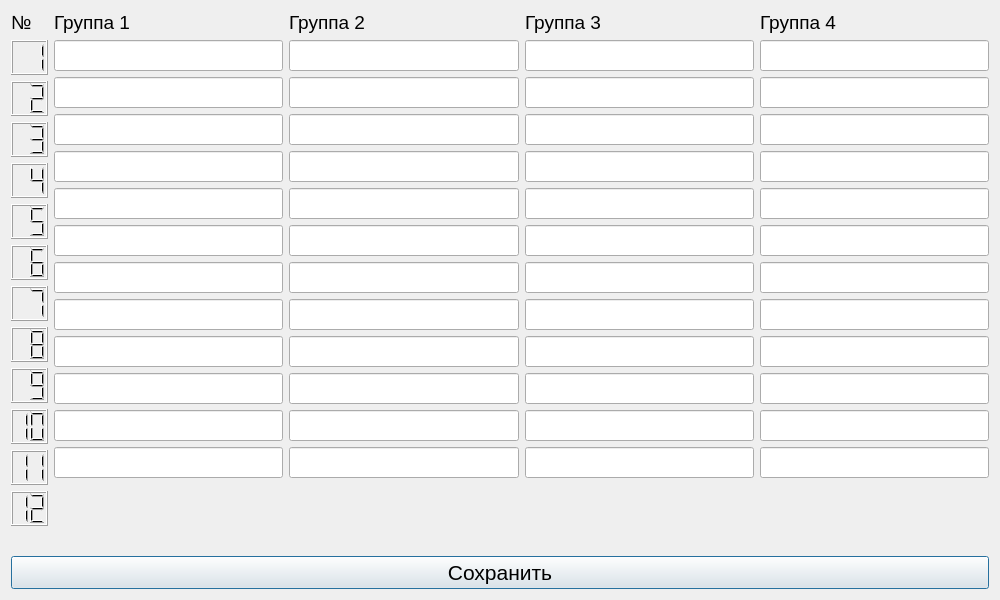
<?xml version="1.0" encoding="UTF-8"?>
<ui version="4.0">
 <class>GroupSelect</class>
 <widget class="QDialog" name="GroupSelect">
  <property name="geometry">
   <rect>
    <x>0</x>
    <y>0</y>
    <width>1000</width>
    <height>600</height>
   </rect>
  </property>
  <property name="minimumSize">
   <size>
    <width>1000</width>
    <height>600</height>
   </size>
  </property>
  <property name="maximumSize">
   <size>
    <width>1000</width>
    <height>600</height>
   </size>
  </property>
  <property name="windowTitle">
   <string>Настройка группы</string>
  </property>
  <layout class="QVBoxLayout" name="verticalLayout_11">
   <item>
    <layout class="QVBoxLayout" name="verticalLayout_10">
     <item>
      <layout class="QHBoxLayout" name="horizontalLayout">
       <item>
        <layout class="QVBoxLayout" name="verticalLayout_12">
         <item>
          <widget class="QLabel" name="label_5">
           <property name="font">
            <font>
             <pointsize>14</pointsize>
            </font>
           </property>
           <property name="text">
            <string>№</string>
           </property>
          </widget>
         </item>
         <item>
          <widget class="QLCDNumber" name="lcdNumber">
           <property name="minimumSize">
            <size>
             <width>0</width>
             <height>35</height>
            </size>
           </property>
           <property name="font">
            <font>
             <pointsize>14</pointsize>
            </font>
           </property>
           <property name="digitCount">
            <number>2</number>
           </property>
           <property name="value" stdset="0">
            <double>1.000000000000000</double>
           </property>
          </widget>
         </item>
         <item>
          <widget class="QLCDNumber" name="lcdNumber_2">
           <property name="minimumSize">
            <size>
             <width>0</width>
             <height>35</height>
            </size>
           </property>
           <property name="font">
            <font>
             <pointsize>14</pointsize>
            </font>
           </property>
           <property name="digitCount">
            <number>2</number>
           </property>
           <property name="value" stdset="0">
            <double>2.000000000000000</double>
           </property>
          </widget>
         </item>
         <item>
          <widget class="QLCDNumber" name="lcdNumber_3">
           <property name="minimumSize">
            <size>
             <width>0</width>
             <height>35</height>
            </size>
           </property>
           <property name="font">
            <font>
             <pointsize>14</pointsize>
            </font>
           </property>
           <property name="digitCount">
            <number>2</number>
           </property>
           <property name="value" stdset="0">
            <double>3.000000000000000</double>
           </property>
          </widget>
         </item>
         <item>
          <widget class="QLCDNumber" name="lcdNumber_4">
           <property name="minimumSize">
            <size>
             <width>0</width>
             <height>35</height>
            </size>
           </property>
           <property name="font">
            <font>
             <pointsize>14</pointsize>
            </font>
           </property>
           <property name="digitCount">
            <number>2</number>
           </property>
           <property name="value" stdset="0">
            <double>4.000000000000000</double>
           </property>
          </widget>
         </item>
         <item>
          <widget class="QLCDNumber" name="lcdNumber_5">
           <property name="minimumSize">
            <size>
             <width>0</width>
             <height>35</height>
            </size>
           </property>
           <property name="font">
            <font>
             <pointsize>14</pointsize>
            </font>
           </property>
           <property name="digitCount">
            <number>2</number>
           </property>
           <property name="value" stdset="0">
            <double>5.000000000000000</double>
           </property>
          </widget>
         </item>
         <item>
          <widget class="QLCDNumber" name="lcdNumber_6">
           <property name="minimumSize">
            <size>
             <width>0</width>
             <height>35</height>
            </size>
           </property>
           <property name="font">
            <font>
             <pointsize>14</pointsize>
            </font>
           </property>
           <property name="digitCount">
            <number>2</number>
           </property>
           <property name="value" stdset="0">
            <double>6.000000000000000</double>
           </property>
          </widget>
         </item>
         <item>
          <widget class="QLCDNumber" name="lcdNumber_7">
           <property name="minimumSize">
            <size>
             <width>0</width>
             <height>35</height>
            </size>
           </property>
           <property name="font">
            <font>
             <pointsize>14</pointsize>
            </font>
           </property>
           <property name="digitCount">
            <number>2</number>
           </property>
           <property name="value" stdset="0">
            <double>7.000000000000000</double>
           </property>
          </widget>
         </item>
         <item>
          <widget class="QLCDNumber" name="lcdNumber_8">
           <property name="minimumSize">
            <size>
             <width>0</width>
             <height>35</height>
            </size>
           </property>
           <property name="font">
            <font>
             <pointsize>14</pointsize>
            </font>
           </property>
           <property name="digitCount">
            <number>2</number>
           </property>
           <property name="value" stdset="0">
            <double>8.000000000000000</double>
           </property>
          </widget>
         </item>
         <item>
          <widget class="QLCDNumber" name="lcdNumber_9">
           <property name="minimumSize">
            <size>
             <width>0</width>
             <height>35</height>
            </size>
           </property>
           <property name="font">
            <font>
             <pointsize>14</pointsize>
            </font>
           </property>
           <property name="digitCount">
            <number>2</number>
           </property>
           <property name="value" stdset="0">
            <double>9.000000000000000</double>
           </property>
          </widget>
         </item>
         <item>
          <widget class="QLCDNumber" name="lcdNumber_10">
           <property name="minimumSize">
            <size>
             <width>0</width>
             <height>35</height>
            </size>
           </property>
           <property name="font">
            <font>
             <pointsize>14</pointsize>
            </font>
           </property>
           <property name="digitCount">
            <number>2</number>
           </property>
           <property name="value" stdset="0">
            <double>10.000000000000000</double>
           </property>
          </widget>
         </item>
         <item>
          <widget class="QLCDNumber" name="lcdNumber_11">
           <property name="minimumSize">
            <size>
             <width>0</width>
             <height>35</height>
            </size>
           </property>
           <property name="font">
            <font>
             <pointsize>14</pointsize>
            </font>
           </property>
           <property name="digitCount">
            <number>2</number>
           </property>
           <property name="value" stdset="0">
            <double>11.000000000000000</double>
           </property>
          </widget>
         </item>
         <item>
          <widget class="QLCDNumber" name="lcdNumber_12">
           <property name="minimumSize">
            <size>
             <width>0</width>
             <height>35</height>
            </size>
           </property>
           <property name="font">
            <font>
             <pointsize>14</pointsize>
            </font>
           </property>
           <property name="digitCount">
            <number>2</number>
           </property>
           <property name="value" stdset="0">
            <double>12.000000000000000</double>
           </property>
          </widget>
         </item>
         <item>
          <spacer name="verticalSpacer_5">
           <property name="orientation">
            <enum>Qt::Vertical</enum>
           </property>
           <property name="sizeHint" stdset="0">
            <size>
             <width>20</width>
             <height>40</height>
            </size>
           </property>
          </spacer>
         </item>
        </layout>
       </item>
       <item>
        <layout class="QVBoxLayout" name="verticalLayout">
         <item>
          <widget class="QLabel" name="label">
           <property name="font">
            <font>
             <pointsize>14</pointsize>
            </font>
           </property>
           <property name="text">
            <string>Группа 1</string>
           </property>
          </widget>
         </item>
         <item>
          <widget class="QLineEdit" name="grp_1_1">
           <property name="font">
            <font>
             <pointsize>14</pointsize>
            </font>
           </property>
           <property name="inputMask">
            <string>9999</string>
           </property>
          </widget>
         </item>
         <item>
          <widget class="QLineEdit" name="grp_1_2">
           <property name="font">
            <font>
             <pointsize>14</pointsize>
            </font>
           </property>
           <property name="inputMask">
            <string>9999</string>
           </property>
          </widget>
         </item>
         <item>
          <widget class="QLineEdit" name="grp_1_3">
           <property name="font">
            <font>
             <pointsize>14</pointsize>
            </font>
           </property>
           <property name="inputMask">
            <string>9999</string>
           </property>
          </widget>
         </item>
         <item>
          <widget class="QLineEdit" name="grp_1_4">
           <property name="font">
            <font>
             <pointsize>14</pointsize>
            </font>
           </property>
           <property name="inputMask">
            <string>9999</string>
           </property>
          </widget>
         </item>
         <item>
          <widget class="QLineEdit" name="grp_1_5">
           <property name="font">
            <font>
             <pointsize>14</pointsize>
            </font>
           </property>
           <property name="inputMask">
            <string>9999</string>
           </property>
          </widget>
         </item>
         <item>
          <widget class="QLineEdit" name="grp_1_6">
           <property name="font">
            <font>
             <pointsize>14</pointsize>
            </font>
           </property>
           <property name="inputMask">
            <string>9999</string>
           </property>
          </widget>
         </item>
         <item>
          <widget class="QLineEdit" name="grp_1_7">
           <property name="font">
            <font>
             <pointsize>14</pointsize>
            </font>
           </property>
           <property name="inputMask">
            <string>9999</string>
           </property>
          </widget>
         </item>
         <item>
          <widget class="QLineEdit" name="grp_1_8">
           <property name="font">
            <font>
             <pointsize>14</pointsize>
            </font>
           </property>
           <property name="inputMask">
            <string>9999</string>
           </property>
          </widget>
         </item>
         <item>
          <widget class="QLineEdit" name="grp_1_9">
           <property name="font">
            <font>
             <pointsize>14</pointsize>
            </font>
           </property>
           <property name="inputMask">
            <string>9999</string>
           </property>
          </widget>
         </item>
         <item>
          <widget class="QLineEdit" name="grp_1_10">
           <property name="font">
            <font>
             <pointsize>14</pointsize>
            </font>
           </property>
           <property name="inputMask">
            <string>9999</string>
           </property>
          </widget>
         </item>
         <item>
          <widget class="QLineEdit" name="grp_1_11">
           <property name="font">
            <font>
             <pointsize>14</pointsize>
            </font>
           </property>
           <property name="inputMask">
            <string>9999</string>
           </property>
          </widget>
         </item>
         <item>
          <widget class="QLineEdit" name="grp_1_12">
           <property name="font">
            <font>
             <pointsize>14</pointsize>
            </font>
           </property>
           <property name="inputMask">
            <string>9999</string>
           </property>
          </widget>
         </item>
         <item>
          <spacer name="verticalSpacer">
           <property name="orientation">
            <enum>Qt::Vertical</enum>
           </property>
           <property name="sizeHint" stdset="0">
            <size>
             <width>20</width>
             <height>40</height>
            </size>
           </property>
          </spacer>
         </item>
        </layout>
       </item>
       <item>
        <layout class="QVBoxLayout" name="verticalLayout_6">
         <item>
          <widget class="QLabel" name="label_3">
           <property name="font">
            <font>
             <pointsize>14</pointsize>
            </font>
           </property>
           <property name="text">
            <string>Группа 2</string>
           </property>
          </widget>
         </item>
         <item>
          <widget class="QLineEdit" name="grp_2_1">
           <property name="font">
            <font>
             <pointsize>14</pointsize>
            </font>
           </property>
           <property name="inputMask">
            <string>9999</string>
           </property>
          </widget>
         </item>
         <item>
          <widget class="QLineEdit" name="grp_2_2">
           <property name="font">
            <font>
             <pointsize>14</pointsize>
            </font>
           </property>
           <property name="inputMask">
            <string>9999</string>
           </property>
          </widget>
         </item>
         <item>
          <widget class="QLineEdit" name="grp_2_3">
           <property name="font">
            <font>
             <pointsize>14</pointsize>
            </font>
           </property>
           <property name="inputMask">
            <string>9999</string>
           </property>
          </widget>
         </item>
         <item>
          <widget class="QLineEdit" name="grp_2_4">
           <property name="font">
            <font>
             <pointsize>14</pointsize>
            </font>
           </property>
           <property name="inputMask">
            <string>9999</string>
           </property>
          </widget>
         </item>
         <item>
          <widget class="QLineEdit" name="grp_2_5">
           <property name="font">
            <font>
             <pointsize>14</pointsize>
            </font>
           </property>
           <property name="inputMask">
            <string>9999</string>
           </property>
          </widget>
         </item>
         <item>
          <widget class="QLineEdit" name="grp_2_6">
           <property name="font">
            <font>
             <pointsize>14</pointsize>
            </font>
           </property>
           <property name="inputMask">
            <string>9999</string>
           </property>
          </widget>
         </item>
         <item>
          <widget class="QLineEdit" name="grp_2_7">
           <property name="font">
            <font>
             <pointsize>14</pointsize>
            </font>
           </property>
           <property name="inputMask">
            <string>9999</string>
           </property>
          </widget>
         </item>
         <item>
          <widget class="QLineEdit" name="grp_2_8">
           <property name="font">
            <font>
             <pointsize>14</pointsize>
            </font>
           </property>
           <property name="inputMask">
            <string>9999</string>
           </property>
          </widget>
         </item>
         <item>
          <widget class="QLineEdit" name="grp_2_9">
           <property name="font">
            <font>
             <pointsize>14</pointsize>
            </font>
           </property>
           <property name="inputMask">
            <string>9999</string>
           </property>
          </widget>
         </item>
         <item>
          <widget class="QLineEdit" name="grp_2_10">
           <property name="font">
            <font>
             <pointsize>14</pointsize>
            </font>
           </property>
           <property name="inputMask">
            <string>9999</string>
           </property>
          </widget>
         </item>
         <item>
          <widget class="QLineEdit" name="grp_2_11">
           <property name="font">
            <font>
             <pointsize>14</pointsize>
            </font>
           </property>
           <property name="inputMask">
            <string>9999</string>
           </property>
          </widget>
         </item>
         <item>
          <widget class="QLineEdit" name="grp_2_12">
           <property name="font">
            <font>
             <pointsize>14</pointsize>
            </font>
           </property>
           <property name="inputMask">
            <string>9999</string>
           </property>
          </widget>
         </item>
         <item>
          <spacer name="verticalSpacer_3">
           <property name="orientation">
            <enum>Qt::Vertical</enum>
           </property>
           <property name="sizeHint" stdset="0">
            <size>
             <width>20</width>
             <height>40</height>
            </size>
           </property>
          </spacer>
         </item>
        </layout>
       </item>
       <item>
        <layout class="QVBoxLayout" name="verticalLayout_7">
         <item>
          <widget class="QLabel" name="label_2">
           <property name="font">
            <font>
             <pointsize>14</pointsize>
            </font>
           </property>
           <property name="text">
            <string>Группа 3</string>
           </property>
          </widget>
         </item>
         <item>
          <widget class="QLineEdit" name="grp_3_1">
           <property name="font">
            <font>
             <pointsize>14</pointsize>
            </font>
           </property>
           <property name="inputMask">
            <string>9999</string>
           </property>
          </widget>
         </item>
         <item>
          <widget class="QLineEdit" name="grp_3_2">
           <property name="font">
            <font>
             <pointsize>14</pointsize>
            </font>
           </property>
           <property name="inputMask">
            <string>9999</string>
           </property>
          </widget>
         </item>
         <item>
          <widget class="QLineEdit" name="grp_3_3">
           <property name="font">
            <font>
             <pointsize>14</pointsize>
            </font>
           </property>
           <property name="inputMask">
            <string>9999</string>
           </property>
          </widget>
         </item>
         <item>
          <widget class="QLineEdit" name="grp_3_4">
           <property name="font">
            <font>
             <pointsize>14</pointsize>
            </font>
           </property>
           <property name="inputMask">
            <string>9999</string>
           </property>
          </widget>
         </item>
         <item>
          <widget class="QLineEdit" name="grp_3_5">
           <property name="font">
            <font>
             <pointsize>14</pointsize>
            </font>
           </property>
           <property name="inputMask">
            <string>9999</string>
           </property>
          </widget>
         </item>
         <item>
          <widget class="QLineEdit" name="grp_3_6">
           <property name="font">
            <font>
             <pointsize>14</pointsize>
            </font>
           </property>
           <property name="inputMask">
            <string>9999</string>
           </property>
          </widget>
         </item>
         <item>
          <widget class="QLineEdit" name="grp_3_7">
           <property name="font">
            <font>
             <pointsize>14</pointsize>
            </font>
           </property>
           <property name="inputMask">
            <string>9999</string>
           </property>
          </widget>
         </item>
         <item>
          <widget class="QLineEdit" name="grp_3_8">
           <property name="font">
            <font>
             <pointsize>14</pointsize>
            </font>
           </property>
           <property name="inputMask">
            <string>9999</string>
           </property>
          </widget>
         </item>
         <item>
          <widget class="QLineEdit" name="grp_3_9">
           <property name="font">
            <font>
             <pointsize>14</pointsize>
            </font>
           </property>
           <property name="inputMask">
            <string>9999</string>
           </property>
          </widget>
         </item>
         <item>
          <widget class="QLineEdit" name="grp_3_10">
           <property name="font">
            <font>
             <pointsize>14</pointsize>
            </font>
           </property>
           <property name="inputMask">
            <string>9999</string>
           </property>
          </widget>
         </item>
         <item>
          <widget class="QLineEdit" name="grp_3_11">
           <property name="font">
            <font>
             <pointsize>14</pointsize>
            </font>
           </property>
           <property name="inputMask">
            <string>9999</string>
           </property>
          </widget>
         </item>
         <item>
          <widget class="QLineEdit" name="grp_3_12">
           <property name="font">
            <font>
             <pointsize>14</pointsize>
            </font>
           </property>
           <property name="inputMask">
            <string>9999</string>
           </property>
          </widget>
         </item>
         <item>
          <spacer name="verticalSpacer_2">
           <property name="orientation">
            <enum>Qt::Vertical</enum>
           </property>
           <property name="sizeHint" stdset="0">
            <size>
             <width>20</width>
             <height>40</height>
            </size>
           </property>
          </spacer>
         </item>
        </layout>
       </item>
       <item>
        <layout class="QVBoxLayout" name="verticalLayout_5">
         <item>
          <widget class="QLabel" name="label_4">
           <property name="font">
            <font>
             <pointsize>14</pointsize>
            </font>
           </property>
           <property name="text">
            <string>Группа 4</string>
           </property>
          </widget>
         </item>
         <item>
          <widget class="QLineEdit" name="grp_4_1">
           <property name="font">
            <font>
             <pointsize>14</pointsize>
            </font>
           </property>
           <property name="inputMask">
            <string>9999</string>
           </property>
          </widget>
         </item>
         <item>
          <widget class="QLineEdit" name="grp_4_2">
           <property name="font">
            <font>
             <pointsize>14</pointsize>
            </font>
           </property>
           <property name="inputMask">
            <string>9999</string>
           </property>
          </widget>
         </item>
         <item>
          <widget class="QLineEdit" name="grp_4_3">
           <property name="font">
            <font>
             <pointsize>14</pointsize>
            </font>
           </property>
           <property name="inputMask">
            <string>9999</string>
           </property>
          </widget>
         </item>
         <item>
          <widget class="QLineEdit" name="grp_4_4">
           <property name="font">
            <font>
             <pointsize>14</pointsize>
            </font>
           </property>
           <property name="inputMask">
            <string>9999</string>
           </property>
          </widget>
         </item>
         <item>
          <widget class="QLineEdit" name="grp_4_5">
           <property name="font">
            <font>
             <pointsize>14</pointsize>
            </font>
           </property>
           <property name="inputMask">
            <string>9999</string>
           </property>
          </widget>
         </item>
         <item>
          <widget class="QLineEdit" name="grp_4_6">
           <property name="font">
            <font>
             <pointsize>14</pointsize>
            </font>
           </property>
           <property name="inputMask">
            <string>9999</string>
           </property>
          </widget>
         </item>
         <item>
          <widget class="QLineEdit" name="grp_4_7">
           <property name="font">
            <font>
             <pointsize>14</pointsize>
            </font>
           </property>
           <property name="inputMask">
            <string>9999</string>
           </property>
          </widget>
         </item>
         <item>
          <widget class="QLineEdit" name="grp_4_8">
           <property name="font">
            <font>
             <pointsize>14</pointsize>
            </font>
           </property>
           <property name="inputMask">
            <string>9999</string>
           </property>
          </widget>
         </item>
         <item>
          <widget class="QLineEdit" name="grp_4_9">
           <property name="font">
            <font>
             <pointsize>14</pointsize>
            </font>
           </property>
           <property name="inputMask">
            <string>9999</string>
           </property>
          </widget>
         </item>
         <item>
          <widget class="QLineEdit" name="grp_4_10">
           <property name="font">
            <font>
             <pointsize>14</pointsize>
            </font>
           </property>
           <property name="inputMask">
            <string>9999</string>
           </property>
          </widget>
         </item>
         <item>
          <widget class="QLineEdit" name="grp_4_11">
           <property name="font">
            <font>
             <pointsize>14</pointsize>
            </font>
           </property>
           <property name="inputMask">
            <string>9999</string>
           </property>
          </widget>
         </item>
         <item>
          <widget class="QLineEdit" name="grp_4_12">
           <property name="font">
            <font>
             <pointsize>14</pointsize>
            </font>
           </property>
           <property name="inputMask">
            <string>9999</string>
           </property>
          </widget>
         </item>
         <item>
          <spacer name="verticalSpacer_4">
           <property name="orientation">
            <enum>Qt::Vertical</enum>
           </property>
           <property name="sizeHint" stdset="0">
            <size>
             <width>20</width>
             <height>40</height>
            </size>
           </property>
          </spacer>
         </item>
        </layout>
       </item>
      </layout>
     </item>
    </layout>
   </item>
   <item>
    <widget class="QPushButton" name="pushButton">
     <property name="font">
      <font>
       <pointsize>16</pointsize>
      </font>
     </property>
     <property name="text">
      <string>Сохранить</string>
     </property>
    </widget>
   </item>
  </layout>
 </widget>
 <resources/>
 <connections/>
</ui>
